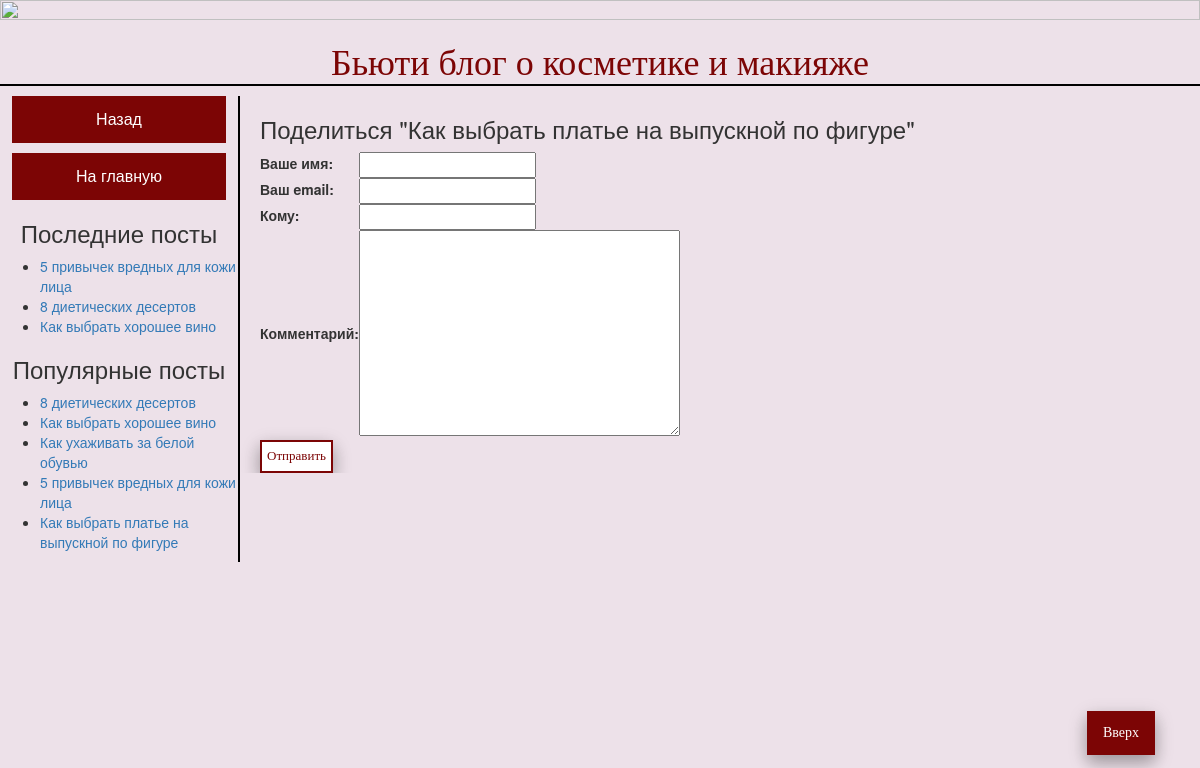
/blog/11/share/, run on the app's committed database.
### blog/models.py (models this page shows, shortened)
class Post(models.Model):
    STATUS_CHOICES = (
        ('draft', 'Draft'),
        ('published', 'Published'),
    )
    title = models.CharField(max_length=250) #заголовок поста
    slug = models.SlugField(max_length=250, #URL
                            unique_for_date='publish')
    author = models.ForeignKey(User, #автор поста
                               on_delete=models.CASCADE, #если удаляется пльзователь, то и его посты
                               related_name='blog_posts')
    body = tinymce_model.HTMLField() #тело поста
    publish = models.DateTimeField(default=timezone.now) #дата публикации
    created = models.DateTimeField(auto_now_add=True) #дата создания
    updated = models.DateTimeField(auto_now=True) #дата обновления
    status = models.CharField(max_length=10, #статус поста
                              choices=STATUS_CHOICES,
                              default='draft')
    objects = models.Manager()  # Менеджер по умолчанию
    published = PublishedManager()  # Собственный менеджер
    tags = TaggableManager()
    class Meta:
        ordering = ('-publish',) #сортировка постов от новых к старым
    def get_absolute_url(self):
        return reverse('blog:post_detail',
		       args=[self.publish.year,
		       self.publish.month,
		       self.publish.day,
		       self.slug])

### blog/views.py (the view)
# urls.py: path('<int:post_id>/share/', views.post_share, name='post_share'),
def post_share(request, post_id):
    post = get_object_or_404(Post, id=post_id, status='published')
    sent = False
    if request.method == 'POST':
        form = EmailPostForm(request.POST)
        if form.is_valid():
            cd = form.cleaned_data
            post_url = request.build_absolute_uri(post.get_absolute_url())
            subject = '{} ({}) рекомендует Вам прочитать " {}"'.format(cd['name'], cd['email'], post.title)
            message = 'Читай пост "{}" по ссылке {}\n\n{}\' Примечание: {}'.format(post.title, post_url, cd['name'], cd['comments'])
            send_mail(subject, message, 'admin@myblog.com', [cd['to']])
            sent = True
    else:
        form = EmailPostForm()
    return render(request, 'blog/post/share.html', {'post': post,
                            'form': form,
                            'sent': sent})

### blog/forms.py
class EmailPostForm(forms.Form):
    name = forms.CharField(label= 'Ваше имя', max_length=25)
    email = forms.EmailField(label= 'Ваш email')
    to = forms.EmailField(label= 'Кому', )
    comments = forms.CharField(label= 'Комментарий', required=False,
			       widget=forms.Textarea)

### blog/models.py (called while the page is built)
    def get_queryset(self):
        return super(PublishedManager,
		     self).get_queryset().filter(status='published')

### blog/templatetags/blog_tags.py (called while the page is built)
@register.inclusion_tag('blog/post/latest_posts.html')
def show_latest_posts(count=5):
    latest_posts = Post.published.order_by('-publish')[:count]
    return {'latest_posts': latest_posts}

@register.simple_tag
def get_most_commented_posts(count=5):
    return Post.published.annotate(total_comments=Count('comments')).order_by('-total_comments')[:count]

### blog/templates/blog/post/share.html (shortened to what this page needs)
{% extends "blog/base.html" %}
{% block content %}
  {% if sent %}
    <h3>Пост был отправлен</h3>
    <p>
      "{{ post.title }}" был отправлен {{ form.cleaned_data.to }}.
    </p>
  {% else %}
    <h3>Поделиться "{{ post.title }}"</h3>
    <div class="email"> <form action="." method="post">
     <table> {{ form.as_table }}  </table>
      <input type="submit" class="otp" value="Отправить">
    </form>  </div>
  {% endif %}
    <a href="#" title="Вернуться к началу страницы" class="topNubex">Вверх</a>
{% endblock %}
{% block sidebar %}
  <p><input type="button" class="btn1" onclick="history.back();" value="Назад"/></p>
  <p><input type="button" class="btn2" onclick="location.href = 'http://127.0.0.1:8000/blog/'" value="На главную"/></p>
{% endblock %}

### blog/templates/blog/base.html (shortened to what this page needs)
{% load blog_tags %}
{% load static %}
<!DOCTYPE html>
<html>
<head>
	<link rel="stylesheet" href="//maxcdn.bootstrapcdn.com/bootstrap/3.2.0/css/bootstrap.min.css">
	<link rel="stylesheet" href="//maxcdn.bootstrapcdn.com/bootstrap/3.2.0/css/bootstrap-theme.min.css">
	<link rel="stylesheet" href="{% static 'css/blog.css' %}">
</head>
<body>
	<div id="title">
		<figure>
		<img src="https://sun9-65.userapi.com/c854220/v854220717/1d12ab/2UJ8FCWSQ1k.jpg">
		</figure>
 		<h1>Бьюти блог о косметике и макияже</h1>
    </div>
	<div id="content">
		{% block content %}
		{% endblock %}
    </div>
	<div id="sidebar">
	 	{% block sidebar %}
		{% endblock %}
		<div class="menu">
	 		<h3>Последние посты</h3></div>
			{% show_latest_posts 3 %}
			<div class="menu1"><h3>Популярные посты</h3></div>
			{% get_most_commented_posts as most_commented_posts %}
			<ul>
    			{% for post in most_commented_posts %}
        		<li>
            		<a href="{{ post.get_absolute_url }}">{{ post.title }}</a>
       			 </li>
   				{% endfor %}
			</ul>
	</div>
</body>
</html>

### blog/templates/blog/post/latest_posts.html
<ul>
    {% for post in latest_posts %}
        <li>
            <a href="{{ post.get_absolute_url }}">{{ post.title }}</a>
        </li>
    {% endfor %}
</ul>

### blog/static/css/blog.css (style rules this page uses)
html { background-color: #EDE1E9; }
h1 { font-family: 'Lobster', cursive; color: #7C0505; text-align: center; border-bottom: 2px solid black; background-color: #EDE1E9; }
#title { background-color: #EDE1E9; }
.btn1, .btn2 { background-color: #7C0505; border: none; color: white; padding: 12px 16px; font-size: 16px; cursor: pointer; width: 90%; display: block; margin-left: auto; margin-right: auto; }
.btn3, .otp { border: 2px solid #7C0505; color: #7C0505; padding: 5px 5px; font-size: 13px; cursor: pointer; box-shadow: 0 8px 16px 0 rgba(0,0,0,0.2), 0 6px 20px 0 rgba(0,0,0,0.19); background-color: white; font-family:verdana; }
.menu, .menu1 { text-align: center; }
.topNubex { position: fixed; right: 45px; bottom: 45px; background-color: #7C0505; color: white; padding: 12px 16px; cursor: pointer; border: none; font-family:verdana; box-shadow: 0 8px 16px 0 rgba(0,0,0,0.2), 0 6px 20px 0 rgba(0,0,0,0.19); }
img { width: 100%; height: 10%; }
#content { background-color: #EDE1E9; float: right; overflow: hidden; width: 80%; padding: 0px 20px 0; height: 100%; }
#sidebar { background-color: #EDE1E9; float: left; width: 20%; height: 100%; border-right: 2px double black ; }

### data on the page
Post: title "Как выбрать платье на выпускной по фигуре"
Post: title "5 привычек вредных для кожи лица"
Post: title "8 диетических десертов"
Post: title "Как выбрать хорошее вино"
Post: title "Как ухаживать за белой обувью"
